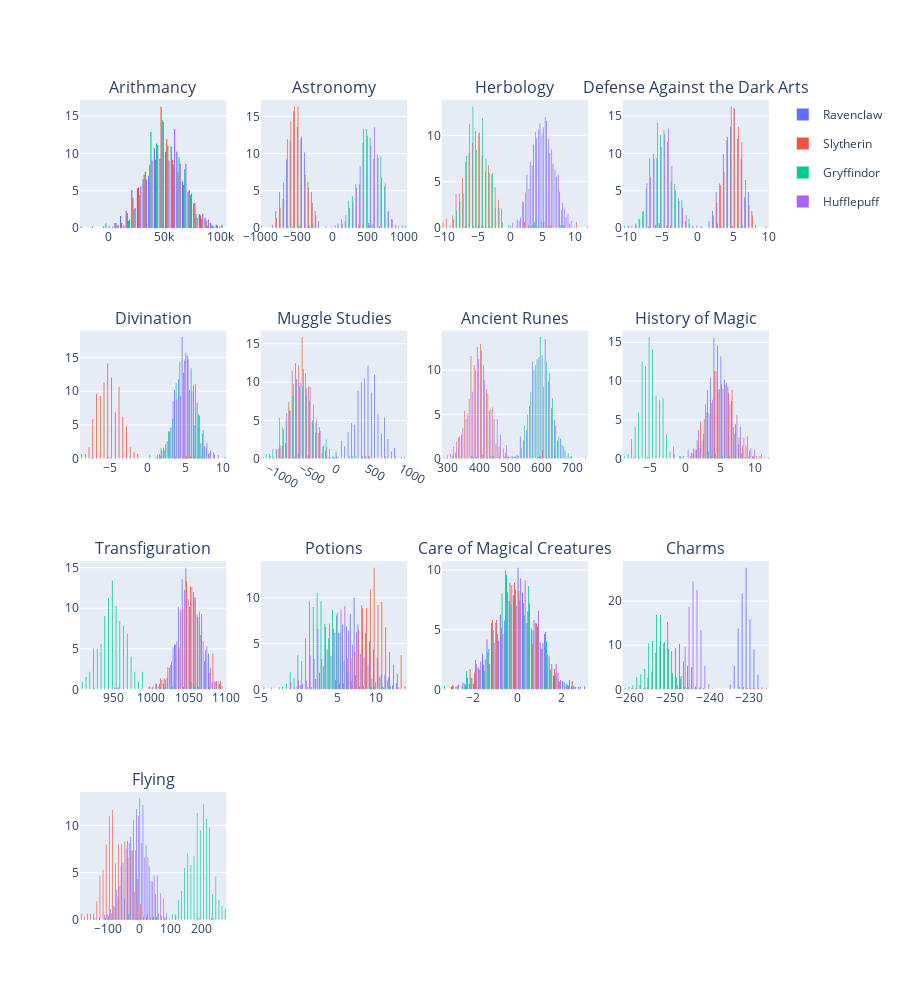

The notebook cell this image was saved under:
### Code cell
fig = make_subplots(
    rows=4, cols=4, subplot_titles=subjects, shared_xaxes=False, shared_yaxes=False)

trace_index = 0
for i, subject in enumerate(subjects, start=0):
    subplot = px.histogram(df, x=df[subject], nbins=50, color='Hogwarts House', barmode='group', histnorm='percent')
    for trace in subplot.data: # for each subplot, 4 traces (one trace by house)
        fig.add_trace(trace, row=int(i/4)+1, col=int(i%4)+1)
        if i !=0:
            fig.data[trace_index].xaxis='x'+str(i+1)
            fig.data[trace_index].bingroup='x'+str(i+1)
            fig.data[trace_index].yaxis='y'+str(i+1)
            fig.data[trace_index].legendgroup = subject
            fig.data[trace_index].showlegend = (i == 0)
        trace_index += 1
fig.update_layout(height=1000)
fig.show()

### Figure 1 — Plotly figure (JSON) as saved in the notebook; plotly's stock layout.template omitted (floating-point values rounded to 4 significant figures; data arrays with more than 128 entries replaced by an {"elided": "..."} marker saying what was removed)
{"data": [{"alignmentgroup": "True", "bingroup": "x", "histnorm": "percent", "hovertemplate": "Hogwarts House=Ravenclaw<br>Arithmancy=%{x}<br>percent=%{y}<extra></extra>", "legendgroup": "Ravenclaw", "marker": {"color": "#636efa", "pattern": {"shape": ""}}, "name": "Ravenclaw", "nbinsx": 50, "offsetgroup": "Ravenclaw", "orientation": "v", "showlegend": true, "type": "histogram", "x": {"elided": "443 int values"}, "xaxis": "x", "yaxis": "y"}, {"alignmentgroup": "True", "bingroup": "x", "histnorm": "percent", "hovertemplate": "Hogwarts House=Slytherin<br>Arithmancy=%{x}<br>percent=%{y}<extra></extra>", "legendgroup": "Slytherin", "marker": {"color": "#EF553B", "pattern": {"shape": ""}}, "name": "Slytherin", "nbinsx": 50, "offsetgroup": "Slytherin", "orientation": "v", "showlegend": true, "type": "histogram", "x": {"elided": "301 int values"}, "xaxis": "x", "yaxis": "y"}, {"alignmentgroup": "True", "bingroup": "x", "histnorm": "percent", "hovertemplate": "Hogwarts House=Gryffindor<br>Arithmancy=%{x}<br>percent=%{y}<extra></extra>", "legendgroup": "Gryffindor", "marker": {"color": "#00cc96", "pattern": {"shape": ""}}, "name": "Gryffindor", "nbinsx": 50, "offsetgroup": "Gryffindor", "orientation": "v", "showlegend": true, "type": "histogram", "x": {"elided": "327 int values"}, "xaxis": "x", "yaxis": "y"}, {"alignmentgroup": "True", "bingroup": "x", "histnorm": "percent", "hovertemplate": "Hogwarts House=Hufflepuff<br>Arithmancy=%{x}<br>percent=%{y}<extra></extra>", "legendgroup": "Hufflepuff", "marker": {"color": "#ab63fa", "pattern": {"shape": ""}}, "name": "Hufflepuff", "nbinsx": 50, "offsetgroup": "Hufflepuff", "orientation": "v", "showlegend": true, "type": "histogram", "x": {"elided": "529 int values"}, "xaxis": "x", "yaxis": "y"}, {"alignmentgroup": "True", "bingroup": "x2", "histnorm": "percent", "hovertemplate": "Hogwarts House=Ravenclaw<br>Astronomy=%{x}<br>percent=%{y}<extra></extra>", "legendgroup": "Astronomy", "marker": {"color": "#636efa", "pattern": {"shape": ""}}, "name": "Ravenclaw", "nbinsx": 50, "offsetgroup": "Ravenclaw", "orientation": "v", "showlegend": false, "type": "histogram", "x": {"elided": "443 float values"}, "xaxis": "x2", "yaxis": "y2"}, {"alignmentgroup": "True", "bingroup": "x2", "histnorm": "percent", "hovertemplate": "Hogwarts House=Slytherin<br>Astronomy=%{x}<br>percent=%{y}<extra></extra>", "legendgroup": "Astronomy", "marker": {"color": "#EF553B", "pattern": {"shape": ""}}, "name": "Slytherin", "nbinsx": 50, "offsetgroup": "Slytherin", "orientation": "v", "showlegend": false, "type": "histogram", "x": {"elided": "301 float values"}, "xaxis": "x2", "yaxis": "y2"}, {"alignmentgroup": "True", "bingroup": "x2", "histnorm": "percent", "hovertemplate": "Hogwarts House=Gryffindor<br>Astronomy=%{x}<br>percent=%{y}<extra></extra>", "legendgroup": "Astronomy", "marker": {"color": "#00cc96", "pattern": {"shape": ""}}, "name": "Gryffindor", "nbinsx": 50, "offsetgroup": "Gryffindor", "orientation": "v", "showlegend": false, "type": "histogram", "x": {"elided": "327 float values"}, "xaxis": "x2", "yaxis": "y2"}, {"alignmentgroup": "True", "bingroup": "x2", "histnorm": "percent", "hovertemplate": "Hogwarts House=Hufflepuff<br>Astronomy=%{x}<br>percent=%{y}<extra></extra>", "legendgroup": "Astronomy", "marker": {"color": "#ab63fa", "pattern": {"shape": ""}}, "name": "Hufflepuff", "nbinsx": 50, "offsetgroup": "Hufflepuff", "orientation": "v", "showlegend": false, "type": "histogram", "x": {"elided": "529 float values"}, "xaxis": "x2", "yaxis": "y2"}, {"alignmentgroup": "True", "bingroup": "x3", "histnorm": "percent", "hovertemplate": "Hogwarts House=Ravenclaw<br>Herbology=%{x}<br>percent=%{y}<extra></extra>", "legendgroup": "Herbology", "marker": {"color": "#636efa", "pattern": {"shape": ""}}, "name": "Ravenclaw", "nbinsx": 50, "offsetgroup": "Ravenclaw", "orientation": "v", "showlegend": false, "type": "histogram", "x": {"elided": "443 float values"}, "xaxis": "x3", "yaxis": "y3"}, {"alignmentgroup": "True", "bingroup": "x3", "histnorm": "percent", "hovertemplate": "Hogwarts House=Slytherin<br>Herbology=%{x}<br>percent=%{y}<extra></extra>", "legendgroup": "Herbology", "marker": {"color": "#EF553B", "pattern": {"shape": ""}}, "name": "Slytherin", "nbinsx": 50, "offsetgroup": "Slytherin", "orientation": "v", "showlegend": false, "type": "histogram", "x": {"elided": "301 float values"}, "xaxis": "x3", "yaxis": "y3"}, {"alignmentgroup": "True", "bingroup": "x3", "histnorm": "percent", "hovertemplate": "Hogwarts House=Gryffindor<br>Herbology=%{x}<br>percent=%{y}<extra></extra>", "legendgroup": "Herbology", "marker": {"color": "#00cc96", "pattern": {"shape": ""}}, "name": "Gryffindor", "nbinsx": 50, "offsetgroup": "Gryffindor", "orientation": "v", "showlegend": false, "type": "histogram", "x": {"elided": "327 float values"}, "xaxis": "x3", "yaxis": "y3"}, {"alignmentgroup": "True", "bingroup": "x3", "histnorm": "percent", "hovertemplate": "Hogwarts House=Hufflepuff<br>Herbology=%{x}<br>percent=%{y}<extra></extra>", "legendgroup": "Herbology", "marker": {"color": "#ab63fa", "pattern": {"shape": ""}}, "name": "Hufflepuff", "nbinsx": 50, "offsetgroup": "Hufflepuff", "orientation": "v", "showlegend": false, "type": "histogram", "x": {"elided": "529 float values"}, "xaxis": "x3", "yaxis": "y3"}, {"alignmentgroup": "True", "bingroup": "x4", "histnorm": "percent", "hovertemplate": "Hogwarts House=Ravenclaw<br>Defense Against the Dark Arts=%{x}<br>percent=%{y}<extra></extra>", "legendgroup": "Defense Against the Dark Arts", "marker": {"color": "#636efa", "pattern": {"shape": ""}}, "name": "Ravenclaw", "nbinsx": 50, "offsetgroup": "Ravenclaw", "orientation": "v", "showlegend": false, "type": "histogram", "x": {"elided": "443 float values"}, "xaxis": "x4", "yaxis": "y4"}, {"alignmentgroup": "True", "bingroup": "x4", "histnorm": "percent", "hovertemplate": "Hogwarts House=Slytherin<br>Defense Against the Dark Arts=%{x}<br>percent=%{y}<extra></extra>", "legendgroup": "Defense Against the Dark Arts", "marker": {"color": "#EF553B", "pattern": {"shape": ""}}, "name": "Slytherin", "nbinsx": 50, "offsetgroup": "Slytherin", "orientation": "v", "showlegend": false, "type": "histogram", "x": {"elided": "301 float values"}, "xaxis": "x4", "yaxis": "y4"}, {"alignmentgroup": "True", "bingroup": "x4", "histnorm": "percent", "hovertemplate": "Hogwarts House=Gryffindor<br>Defense Against the Dark Arts=%{x}<br>percent=%{y}<extra></extra>", "legendgroup": "Defense Against the Dark Arts", "marker": {"color": "#00cc96", "pattern": {"shape": ""}}, "name": "Gryffindor", "nbinsx": 50, "offsetgroup": "Gryffindor", "orientation": "v", "showlegend": false, "type": "histogram", "x": {"elided": "327 float values"}, "xaxis": "x4", "yaxis": "y4"}, {"alignmentgroup": "True", "bingroup": "x4", "histnorm": "percent", "hovertemplate": "Hogwarts House=Hufflepuff<br>Defense Against the Dark Arts=%{x}<br>percent=%{y}<extra></extra>", "legendgroup": "Defense Against the Dark Arts", "marker": {"color": "#ab63fa", "pattern": {"shape": ""}}, "name": "Hufflepuff", "nbinsx": 50, "offsetgroup": "Hufflepuff", "orientation": "v", "showlegend": false, "type": "histogram", "x": {"elided": "529 float values"}, "xaxis": "x4", "yaxis": "y4"}, {"alignmentgroup": "True", "bingroup": "x5", "histnorm": "percent", "hovertemplate": "Hogwarts House=Ravenclaw<br>Divination=%{x}<br>percent=%{y}<extra></extra>", "legendgroup": "Divination", "marker": {"color": "#636efa", "pattern": {"shape": ""}}, "name": "Ravenclaw", "nbinsx": 50, "offsetgroup": "Ravenclaw", "orientation": "v", "showlegend": false, "type": "histogram", "x": {"elided": "443 float values"}, "xaxis": "x5", "yaxis": "y5"}, {"alignmentgroup": "True", "bingroup": "x5", "histnorm": "percent", "hovertemplate": "Hogwarts House=Slytherin<br>Divination=%{x}<br>percent=%{y}<extra></extra>", "legendgroup": "Divination", "marker": {"color": "#EF553B", "pattern": {"shape": ""}}, "name": "Slytherin", "nbinsx": 50, "offsetgroup": "Slytherin", "orientation": "v", "showlegend": false, "type": "histogram", "x": {"elided": "301 float values"}, "xaxis": "x5", "yaxis": "y5"}, {"alignmentgroup": "True", "bingroup": "x5", "histnorm": "percent", "hovertemplate": "Hogwarts House=Gryffindor<br>Divination=%{x}<br>percent=%{y}<extra></extra>", "legendgroup": "Divination", "marker": {"color": "#00cc96", "pattern": {"shape": ""}}, "name": "Gryffindor", "nbinsx": 50, "offsetgroup": "Gryffindor", "orientation": "v", "showlegend": false, "type": "histogram", "x": {"elided": "327 float values"}, "xaxis": "x5", "yaxis": "y5"}, {"alignmentgroup": "True", "bingroup": "x5", "histnorm": "percent", "hovertemplate": "Hogwarts House=Hufflepuff<br>Divination=%{x}<br>percent=%{y}<extra></extra>", "legendgroup": "Divination", "marker": {"color": "#ab63fa", "pattern": {"shape": ""}}, "name": "Hufflepuff", "nbinsx": 50, "offsetgroup": "Hufflepuff", "orientation": "v", "showlegend": false, "type": "histogram", "x": {"elided": "529 float values"}, "xaxis": "x5", "yaxis": "y5"}, {"alignmentgroup": "True", "bingroup": "x6", "histnorm": "percent", "hovertemplate": "Hogwarts House=Ravenclaw<br>Muggle Studies=%{x}<br>percent=%{y}<extra></extra>", "legendgroup": "Muggle Studies", "marker": {"color": "#636efa", "pattern": {"shape": ""}}, "name": "Ravenclaw", "nbinsx": 50, "offsetgroup": "Ravenclaw", "orientation": "v", "showlegend": false, "type": "histogram", "x": {"elided": "443 float values"}, "xaxis": "x6", "yaxis": "y6"}, {"alignmentgroup": "True", "bingroup": "x6", "histnorm": "percent", "hovertemplate": "Hogwarts House=Slytherin<br>Muggle Studies=%{x}<br>percent=%{y}<extra></extra>", "legendgroup": "Muggle Studies", "marker": {"color": "#EF553B", "pattern": {"shape": ""}}, "name": "Slytherin", "nbinsx": 50, "offsetgroup": "Slytherin", "orientation": "v", "showlegend": false, "type": "histogram", "x": {"elided": "301 float values"}, "xaxis": "x6", "yaxis": "y6"}, {"alignmentgroup": "True", "bingroup": "x6", "histnorm": "percent", "hovertemplate": "Hogwarts House=Gryffindor<br>Muggle Studies=%{x}<br>percent=%{y}<extra></extra>", "legendgroup": "Muggle Studies", "marker": {"color": "#00cc96", "pattern": {"shape": ""}}, "name": "Gryffindor", "nbinsx": 50, "offsetgroup": "Gryffindor", "orientation": "v", "showlegend": false, "type": "histogram", "x": {"elided": "327 float values"}, "xaxis": "x6", "yaxis": "y6"}, {"alignmentgroup": "True", "bingroup": "x6", "histnorm": "percent", "hovertemplate": "Hogwarts House=Hufflepuff<br>Muggle Studies=%{x}<br>percent=%{y}<extra></extra>", "legendgroup": "Muggle Studies", "marker": {"color": "#ab63fa", "pattern": {"shape": ""}}, "name": "Hufflepuff", "nbinsx": 50, "offsetgroup": "Hufflepuff", "orientation": "v", "showlegend": false, "type": "histogram", "x": {"elided": "529 float values"}, "xaxis": "x6", "yaxis": "y6"}, {"alignmentgroup": "True", "bingroup": "x7", "histnorm": "percent", "hovertemplate": "Hogwarts House=Ravenclaw<br>Ancient Runes=%{x}<br>percent=%{y}<extra></extra>", "legendgroup": "Ancient Runes", "marker": {"color": "#636efa", "pattern": {"shape": ""}}, "name": "Ravenclaw", "nbinsx": 50, "offsetgroup": "Ravenclaw", "orientation": "v", "showlegend": false, "type": "histogram", "x": {"elided": "443 float values"}, "xaxis": "x7", "yaxis": "y7"}, {"alignmentgroup": "True", "bingroup": "x7", "histnorm": "percent", "hovertemplate": "Hogwarts House=Slytherin<br>Ancient Runes=%{x}<br>percent=%{y}<extra></extra>", "legendgroup": "Ancient Runes", "marker": {"color": "#EF553B", "pattern": {"shape": ""}}, "name": "Slytherin", "nbinsx": 50, "offsetgroup": "Slytherin", "orientation": "v", "showlegend": false, "type": "histogram", "x": {"elided": "301 float values"}, "xaxis": "x7", "yaxis": "y7"}, {"alignmentgroup": "True", "bingroup": "x7", "histnorm": "percent", "hovertemplate": "Hogwarts House=Gryffindor<br>Ancient Runes=%{x}<br>percent=%{y}<extra></extra>", "legendgroup": "Ancient Runes", "marker": {"color": "#00cc96", "pattern": {"shape": ""}}, "name": "Gryffindor", "nbinsx": 50, "offsetgroup": "Gryffindor", "orientation": "v", "showlegend": false, "type": "histogram", "x": {"elided": "327 float values"}, "xaxis": "x7", "yaxis": "y7"}, {"alignmentgroup": "True", "bingroup": "x7", "histnorm": "percent", "hovertemplate": "Hogwarts House=Hufflepuff<br>Ancient Runes=%{x}<br>percent=%{y}<extra></extra>", "legendgroup": "Ancient Runes", "marker": {"color": "#ab63fa", "pattern": {"shape": ""}}, "name": "Hufflepuff", "nbinsx": 50, "offsetgroup": "Hufflepuff", "orientation": "v", "showlegend": false, "type": "histogram", "x": {"elided": "529 float values"}, "xaxis": "x7", "yaxis": "y7"}, {"alignmentgroup": "True", "bingroup": "x8", "histnorm": "percent", "hovertemplate": "Hogwarts House=Ravenclaw<br>History of Magic=%{x}<br>percent=%{y}<extra></extra>", "legendgroup": "History of Magic", "marker": {"color": "#636efa", "pattern": {"shape": ""}}, "name": "Ravenclaw", "nbinsx": 50, "offsetgroup": "Ravenclaw", "orientation": "v", "showlegend": false, "type": "histogram", "x": {"elided": "443 float values"}, "xaxis": "x8", "yaxis": "y8"}, {"alignmentgroup": "True", "bingroup": "x8", "histnorm": "percent", "hovertemplate": "Hogwarts House=Slytherin<br>History of Magic=%{x}<br>percent=%{y}<extra></extra>", "legendgroup": "History of Magic", "marker": {"color": "#EF553B", "pattern": {"shape": ""}}, "name": "Slytherin", "nbinsx": 50, "offsetgroup": "Slytherin", "orientation": "v", "showlegend": false, "type": "histogram", "x": {"elided": "301 float values"}, "xaxis": "x8", "yaxis": "y8"}, {"alignmentgroup": "True", "bingroup": "x8", "histnorm": "percent", "hovertemplate": "Hogwarts House=Gryffindor<br>History of Magic=%{x}<br>percent=%{y}<extra></extra>", "legendgroup": "History of Magic", "marker": {"color": "#00cc96", "pattern": {"shape": ""}}, "name": "Gryffindor", "nbinsx": 50, "offsetgroup": "Gryffindor", "orientation": "v", "showlegend": false, "type": "histogram", "x": {"elided": "327 float values"}, "xaxis": "x8", "yaxis": "y8"}, {"alignmentgroup": "True", "bingroup": "x8", "histnorm": "percent", "hovertemplate": "Hogwarts House=Hufflepuff<br>History of Magic=%{x}<br>percent=%{y}<extra></extra>", "legendgroup": "History of Magic", "marker": {"color": "#ab63fa", "pattern": {"shape": ""}}, "name": "Hufflepuff", "nbinsx": 50, "offsetgroup": "Hufflepuff", "orientation": "v", "showlegend": false, "type": "histogram", "x": {"elided": "529 float values"}, "xaxis": "x8", "yaxis": "y8"}, {"alignmentgroup": "True", "bingroup": "x9", "histnorm": "percent", "hovertemplate": "Hogwarts House=Ravenclaw<br>Transfiguration=%{x}<br>percent=%{y}<extra></extra>", "legendgroup": "Transfiguration", "marker": {"color": "#636efa", "pattern": {"shape": ""}}, "name": "Ravenclaw", "nbinsx": 50, "offsetgroup": "Ravenclaw", "orientation": "v", "showlegend": false, "type": "histogram", "x": {"elided": "443 float values"}, "xaxis": "x9", "yaxis": "y9"}, {"alignmentgroup": "True", "bingroup": "x9", "histnorm": "percent", "hovertemplate": "Hogwarts House=Slytherin<br>Transfiguration=%{x}<br>percent=%{y}<extra></extra>", "legendgroup": "Transfiguration", "marker": {"color": "#EF553B", "pattern": {"shape": ""}}, "name": "Slytherin", "nbinsx": 50, "offsetgroup": "Slytherin", "orientation": "v", "showlegend": false, "type": "histogram", "x": {"elided": "301 float values"}, "xaxis": "x9", "yaxis": "y9"}, {"alignmentgroup": "True", "bingroup": "x9", "histnorm": "percent", "hovertemplate": "Hogwarts House=Gryffindor<br>Transfiguration=%{x}<br>percent=%{y}<extra></extra>", "legendgroup": "Transfiguration", "marker": {"color": "#00cc96", "pattern": {"shape": ""}}, "name": "Gryffindor", "nbinsx": 50, "offsetgroup": "Gryffindor", "orientation": "v", "showlegend": false, "type": "histogram", "x": {"elided": "327 float values"}, "xaxis": "x9", "yaxis": "y9"}, {"alignmentgroup": "True", "bingroup": "x9", "histnorm": "percent", "hovertemplate": "Hogwarts House=Hufflepuff<br>Transfiguration=%{x}<br>percent=%{y}<extra></extra>", "legendgroup": "Transfiguration", "marker": {"color": "#ab63fa", "pattern": {"shape": ""}}, "name": "Hufflepuff", "nbinsx": 50, "offsetgroup": "Hufflepuff", "orientation": "v", "showlegend": false, "type": "histogram", "x": {"elided": "529 float values"}, "xaxis": "x9", "yaxis": "y9"}, {"alignmentgroup": "True", "bingroup": "x10", "histnorm": "percent", "hovertemplate": "Hogwarts House=Ravenclaw<br>Potions=%{x}<br>percent=%{y}<extra></extra>", "legendgroup": "Potions", "marker": {"color": "#636efa", "pattern": {"shape": ""}}, "name": "Ravenclaw", "nbinsx": 50, "offsetgroup": "Ravenclaw", "orientation": "v", "showlegend": false, "type": "histogram", "x": {"elided": "443 float values"}, "xaxis": "x10", "yaxis": "y10"}, {"alignmentgroup": "True", "bingroup": "x10", "histnorm": "percent", "hovertemplate": "Hogwarts House=Slytherin<br>Potions=%{x}<br>percent=%{y}<extra></extra>", "legendgroup": "Potions", "marker": {"color": "#EF553B", "pattern": {"shape": ""}}, "name": "Slytherin", "nbinsx": 50, "offsetgroup": "Slytherin", "orientation": "v", "showlegend": false, "type": "histogram", "x": {"elided": "301 float values"}, "xaxis": "x10", "yaxis": "y10"}, {"alignmentgroup": "True", "bingroup": "x10", "histnorm": "percent", "hovertemplate": "Hogwarts House=Gryffindor<br>Potions=%{x}<br>percent=%{y}<extra></extra>", "legendgroup": "Potions", "marker": {"color": "#00cc96", "pattern": {"shape": ""}}, "name": "Gryffindor", "nbinsx": 50, "offsetgroup": "Gryffindor", "orientation": "v", "showlegend": false, "type": "histogram", "x": {"elided": "327 float values"}, "xaxis": "x10", "yaxis": "y10"}, {"alignmentgroup": "True", "bingroup": "x10", "histnorm": "percent", "hovertemplate": "Hogwarts House=Hufflepuff<br>Potions=%{x}<br>percent=%{y}<extra></extra>", "legendgroup": "Potions", "marker": {"color": "#ab63fa", "pattern": {"shape": ""}}, "name": "Hufflepuff", "nbinsx": 50, "offsetgroup": "Hufflepuff", "orientation": "v", "showlegend": false, "type": "histogram", "x": {"elided": "529 float values"}, "xaxis": "x10", "yaxis": "y10"}, {"alignmentgroup": "True", "bingroup": "x11", "histnorm": "percent", "hovertemplate": "Hogwarts House=Ravenclaw<br>Care of Magical Creatures=%{x}<br>percent=%{y}<extra></extra>", "legendgroup": "Care of Magical Creatures", "marker": {"color": "#636efa", "pattern": {"shape": ""}}, "name": "Ravenclaw", "nbinsx": 50, "offsetgroup": "Ravenclaw", "orientation": "v", "showlegend": false, "type": "histogram", "x": {"elided": "443 float values"}, "xaxis": "x11", "yaxis": "y11"}, {"alignmentgroup": "True", "bingroup": "x11", "histnorm": "percent", "hovertemplate": "Hogwarts House=Slytherin<br>Care of Magical Creatures=%{x}<br>percent=%{y}<extra></extra>", "legendgroup": "Care of Magical Creatures", "marker": {"color": "#EF553B", "pattern": {"shape": ""}}, "name": "Slytherin", "nbinsx": 50, "offsetgroup": "Slytherin", "orientation": "v", "showlegend": false, "type": "histogram", "x": {"elided": "301 float values"}, "xaxis": "x11", "yaxis": "y11"}, {"alignmentgroup": "True", "bingroup": "x11", "histnorm": "percent", "hovertemplate": "Hogwarts House=Gryffindor<br>Care of Magical Creatures=%{x}<br>percent=%{y}<extra></extra>", "legendgroup": "Care of Magical Creatures", "marker": {"color": "#00cc96", "pattern": {"shape": ""}}, "name": "Gryffindor", "nbinsx": 50, "offsetgroup": "Gryffindor", "orientation": "v", "showlegend": false, "type": "histogram", "x": {"elided": "327 float values"}, "xaxis": "x11", "yaxis": "y11"}, {"alignmentgroup": "True", "bingroup": "x11", "histnorm": "percent", "hovertemplate": "Hogwarts House=Hufflepuff<br>Care of Magical Creatures=%{x}<br>percent=%{y}<extra></extra>", "legendgroup": "Care of Magical Creatures", "marker": {"color": "#ab63fa", "pattern": {"shape": ""}}, "name": "Hufflepuff", "nbinsx": 50, "offsetgroup": "Hufflepuff", "orientation": "v", "showlegend": false, "type": "histogram", "x": {"elided": "529 float values"}, "xaxis": "x11", "yaxis": "y11"}, {"alignmentgroup": "True", "bingroup": "x12", "histnorm": "percent", "hovertemplate": "Hogwarts House=Ravenclaw<br>Charms=%{x}<br>percent=%{y}<extra></extra>", "legendgroup": "Charms", "marker": {"color": "#636efa", "pattern": {"shape": ""}}, "name": "Ravenclaw", "nbinsx": 50, "offsetgroup": "Ravenclaw", "orientation": "v", "showlegend": false, "type": "histogram", "x": {"elided": "443 float values"}, "xaxis": "x12", "yaxis": "y12"}, {"alignmentgroup": "True", "bingroup": "x12", "histnorm": "percent", "hovertemplate": "Hogwarts House=Slytherin<br>Charms=%{x}<br>percent=%{y}<extra></extra>", "legendgroup": "Charms", "marker": {"color": "#EF553B", "pattern": {"shape": ""}}, "name": "Slytherin", "nbinsx": 50, "offsetgroup": "Slytherin", "orientation": "v", "showlegend": false, "type": "histogram", "x": {"elided": "301 float values"}, "xaxis": "x12", "yaxis": "y12"}, {"alignmentgroup": "True", "bingroup": "x12", "histnorm": "percent", "hovertemplate": "Hogwarts House=Gryffindor<br>Charms=%{x}<br>percent=%{y}<extra></extra>", "legendgroup": "Charms", "marker": {"color": "#00cc96", "pattern": {"shape": ""}}, "name": "Gryffindor", "nbinsx": 50, "offsetgroup": "Gryffindor", "orientation": "v", "showlegend": false, "type": "histogram", "x": {"elided": "327 float values"}, "xaxis": "x12", "yaxis": "y12"}, {"alignmentgroup": "True", "bingroup": "x12", "histnorm": "percent", "hovertemplate": "Hogwarts House=Hufflepuff<br>Charms=%{x}<br>percent=%{y}<extra></extra>", "legendgroup": "Charms", "marker": {"color": "#ab63fa", "pattern": {"shape": ""}}, "name": "Hufflepuff", "nbinsx": 50, "offsetgroup": "Hufflepuff", "orientation": "v", "showlegend": false, "type": "histogram", "x": {"elided": "529 float values"}, "xaxis": "x12", "yaxis": "y12"}, {"alignmentgroup": "True", "bingroup": "x13", "histnorm": "percent", "hovertemplate": "Hogwarts House=Ravenclaw<br>Flying=%{x}<br>percent=%{y}<extra></extra>", "legendgroup": "Flying", "marker": {"color": "#636efa", "pattern": {"shape": ""}}, "name": "Ravenclaw", "nbinsx": 50, "offsetgroup": "Ravenclaw", "orientation": "v", "showlegend": false, "type": "histogram", "x": {"elided": "443 float values"}, "xaxis": "x13", "yaxis": "y13"}, {"alignmentgroup": "True", "bingroup": "x13", "histnorm": "percent", "hovertemplate": "Hogwarts House=Slytherin<br>Flying=%{x}<br>percent=%{y}<extra></extra>", "legendgroup": "Flying", "marker": {"color": "#EF553B", "pattern": {"shape": ""}}, "name": "Slytherin", "nbinsx": 50, "offsetgroup": "Slytherin", "orientation": "v", "showlegend": false, "type": "histogram", "x": {"elided": "301 float values"}, "xaxis": "x13", "yaxis": "y13"}, {"alignmentgroup": "True", "bingroup": "x13", "histnorm": "percent", "hovertemplate": "Hogwarts House=Gryffindor<br>Flying=%{x}<br>percent=%{y}<extra></extra>", "legendgroup": "Flying", "marker": {"color": "#00cc96", "pattern": {"shape": ""}}, "name": "Gryffindor", "nbinsx": 50, "offsetgroup": "Gryffindor", "orientation": "v", "showlegend": false, "type": "histogram", "x": {"elided": "327 float values"}, "xaxis": "x13", "yaxis": "y13"}, {"alignmentgroup": "True", "bingroup": "x13", "histnorm": "percent", "hovertemplate": "Hogwarts House=Hufflepuff<br>Flying=%{x}<br>percent=%{y}<extra></extra>", "legendgroup": "Flying", "marker": {"color": "#ab63fa", "pattern": {"shape": ""}}, "name": "Hufflepuff", "nbinsx": 50, "offsetgroup": "Hufflepuff", "orientation": "v", "showlegend": false, "type": "histogram", "x": {"elided": "529 float values"}, "xaxis": "x13", "yaxis": "y13"}], "layout": {"annotations": [{"font": {"size": 16}, "showarrow": false, "text": "Arithmancy", "x": 0.1062, "xanchor": "center", "xref": "paper", "y": 1, "yanchor": "bottom", "yref": "paper"}, {"font": {"size": 16}, "showarrow": false, "text": "Astronomy", "x": 0.3688, "xanchor": "center", "xref": "paper", "y": 1, "yanchor": "bottom", "yref": "paper"}, {"font": {"size": 16}, "showarrow": false, "text": "Herbology", "x": 0.6313, "xanchor": "center", "xref": "paper", "y": 1, "yanchor": "bottom", "yref": "paper"}, {"font": {"size": 16}, "showarrow": false, "text": "Defense Against the Dark Arts", "x": 0.8938, "xanchor": "center", "xref": "paper", "y": 1, "yanchor": "bottom", "yref": "paper"}, {"font": {"size": 16}, "showarrow": false, "text": "Divination", "x": 0.1062, "xanchor": "center", "xref": "paper", "y": 0.7188, "yanchor": "bottom", "yref": "paper"}, {"font": {"size": 16}, "showarrow": false, "text": "Muggle Studies", "x": 0.3688, "xanchor": "center", "xref": "paper", "y": 0.7188, "yanchor": "bottom", "yref": "paper"}, {"font": {"size": 16}, "showarrow": false, "text": "Ancient Runes", "x": 0.6313, "xanchor": "center", "xref": "paper", "y": 0.7188, "yanchor": "bottom", "yref": "paper"}, {"font": {"size": 16}, "showarrow": false, "text": "History of Magic", "x": 0.8938, "xanchor": "center", "xref": "paper", "y": 0.7188, "yanchor": "bottom", "yref": "paper"}, {"font": {"size": 16}, "showarrow": false, "text": "Transfiguration", "x": 0.1062, "xanchor": "center", "xref": "paper", "y": 0.4375, "yanchor": "bottom", "yref": "paper"}, {"font": {"size": 16}, "showarrow": false, "text": "Potions", "x": 0.3688, "xanchor": "center", "xref": "paper", "y": 0.4375, "yanchor": "bottom", "yref": "paper"}, {"font": {"size": 16}, "showarrow": false, "text": "Care of Magical Creatures", "x": 0.6313, "xanchor": "center", "xref": "paper", "y": 0.4375, "yanchor": "bottom", "yref": "paper"}, {"font": {"size": 16}, "showarrow": false, "text": "Charms", "x": 0.8938, "xanchor": "center", "xref": "paper", "y": 0.4375, "yanchor": "bottom", "yref": "paper"}, {"font": {"size": 16}, "showarrow": false, "text": "Flying", "x": 0.1062, "xanchor": "center", "xref": "paper", "y": 0.1562, "yanchor": "bottom", "yref": "paper"}], "height": 1000, "xaxis": {"anchor": "y", "domain": [0, 0.2125]}, "xaxis10": {"anchor": "y10", "domain": [0.2625, 0.475]}, "xaxis11": {"anchor": "y11", "domain": [0.525, 0.7375]}, "xaxis12": {"anchor": "y12", "domain": [0.7875, 1]}, "xaxis13": {"anchor": "y13", "domain": [0, 0.2125]}, "xaxis14": {"anchor": "y14", "domain": [0.2625, 0.475]}, "xaxis15": {"anchor": "y15", "domain": [0.525, 0.7375]}, "xaxis16": {"anchor": "y16", "domain": [0.7875, 1]}, "xaxis2": {"anchor": "y2", "domain": [0.2625, 0.475]}, "xaxis3": {"anchor": "y3", "domain": [0.525, 0.7375]}, "xaxis4": {"anchor": "y4", "domain": [0.7875, 1]}, "xaxis5": {"anchor": "y5", "domain": [0, 0.2125]}, "xaxis6": {"anchor": "y6", "domain": [0.2625, 0.475]}, "xaxis7": {"anchor": "y7", "domain": [0.525, 0.7375]}, "xaxis8": {"anchor": "y8", "domain": [0.7875, 1]}, "xaxis9": {"anchor": "y9", "domain": [0, 0.2125]}, "yaxis": {"anchor": "x", "domain": [0.8438, 1]}, "yaxis10": {"anchor": "x10", "domain": [0.2812, 0.4375]}, "yaxis11": {"anchor": "x11", "domain": [0.2812, 0.4375]}, "yaxis12": {"anchor": "x12", "domain": [0.2812, 0.4375]}, "yaxis13": {"anchor": "x13", "domain": [0, 0.1562]}, "yaxis14": {"anchor": "x14", "domain": [0, 0.1562]}, "yaxis15": {"anchor": "x15", "domain": [0, 0.1562]}, "yaxis16": {"anchor": "x16", "domain": [0, 0.1562]}, "yaxis2": {"anchor": "x2", "domain": [0.8438, 1]}, "yaxis3": {"anchor": "x3", "domain": [0.8438, 1]}, "yaxis4": {"anchor": "x4", "domain": [0.8438, 1]}, "yaxis5": {"anchor": "x5", "domain": [0.5625, 0.7188]}, "yaxis6": {"anchor": "x6", "domain": [0.5625, 0.7188]}, "yaxis7": {"anchor": "x7", "domain": [0.5625, 0.7188]}, "yaxis8": {"anchor": "x8", "domain": [0.5625, 0.7188]}, "yaxis9": {"anchor": "x9", "domain": [0.2812, 0.4375]}}}
